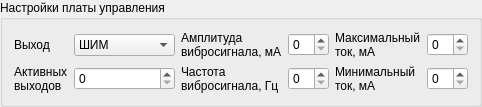
      <widget class="QGroupBox" name="CustomBoardControl">
       <property name="title">
        <string>Настройки платы управления</string>
       </property>
       <layout class="QGridLayout" name="gridLayout_21">
        <item row="0" column="5">
         <widget class="QSpinBox" name="MaxAmperage"/>
        </item>
        <item row="0" column="3">
         <widget class="QSpinBox" name="VSigAmpl"/>
        </item>
        <item row="0" column="1">
         <widget class="QComboBox" name="OutputType">
          <item>
           <property name="text">
            <string>ШИМ</string>
           </property>
          </item>
          <item>
           <property name="text">
            <string>Сглаженный</string>
           </property>
          </item>
         </widget>
        </item>
        <item row="1" column="3">
         <widget class="QSpinBox" name="VSigFreq"/>
        </item>
        <item row="1" column="5">
         <widget class="QSpinBox" name="MinAmperage"/>
        </item>
        <item row="0" column="2">
         <widget class="QLabel" name="l_v_sig_ampl">
          <property name="text">
           <string>Амплитуда
вибросигнала, мА</string>
          </property>
         </widget>
        </item>
        <item row="0" column="0">
         <widget class="QLabel" name="label_31">
          <property name="text">
           <string>Выход</string>
          </property>
         </widget>
        </item>
        <item row="1" column="0">
         <widget class="QLabel" name="label_32">
          <property name="text">
           <string>Активных
выходов</string>
          </property>
         </widget>
        </item>
        <item row="1" column="2">
         <widget class="QLabel" name="label_34">
          <property name="text">
           <string>Частота
вибросигнала, Гц</string>
          </property>
         </widget>
        </item>
        <item row="1" column="1">
         <widget class="QSpinBox" name="OutputChannels"/>
        </item>
        <item row="0" column="4">
         <widget class="QLabel" name="l_max_amperage">
          <property name="text">
           <string>Максимальный
ток, мА</string>
          </property>
         </widget>
        </item>
        <item row="1" column="4">
         <widget class="QLabel" name="l_min_amperage">
          <property name="text">
           <string>Минимальный
ток, мА</string>
          </property>
         </widget>
        </item>
       </layout>
      </widget>
